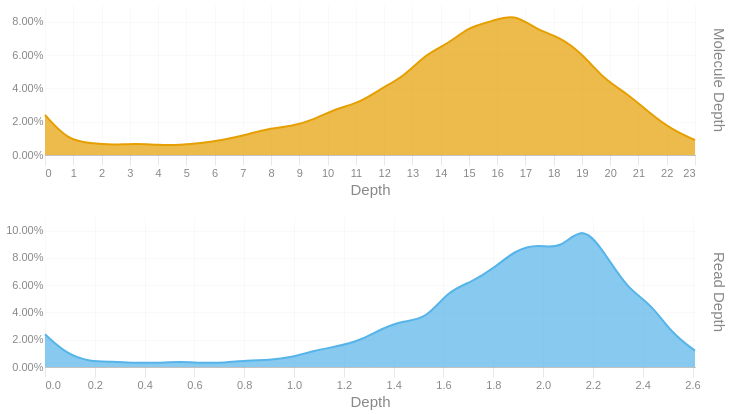

The code cell stored with this chart in its notebook:
### Code cell
readdep = depth_hist(tb['Read Depth'], q99, 3)
readdep = readdep.with_columns(pl.lit('Read Depth').alias('Metric'))
if not SKIPLR:
    moldep = depth_hist(tb['Molecule Depth'], mol_q99, 1)
    moldep = moldep.with_columns(pl.lit('Molecule Depth').alias('Metric'))
    _hist = pl.concat([readdep, moldep])
    _hist = _hist.filter(pl.col('Proportion') != 0)
    with SafeRender(_hist):
        (
            alt.Chart(_hist)        
            .mark_area(interpolate = "basis")
            .encode(
                x=alt.X('Bin:Q').scale(domainMin=0).axis(alt.Axis(title='Depth')),
                y = alt.Y('Proportion:Q', title = None).axis(format = '.2%'),
                color = alt.Color('Metric:N').legend(None),
                row = alt.Row("Metric:N").header(title = None, labelOrient = 'right'),
                tooltip = [
                    alt.Tooltip("Metric:N", title = "Metric"),
                    alt.Tooltip('Interval:N', title = "Depth Interval"),
                    alt.Tooltip('Proportion:Q', title = "% Alignments").format('.2%')
                ]
            )
            .resolve_scale(x='independent', y='independent')
            .properties(
                height = 150, width = 650,
                usermeta={'embedOptions': {'downloadFileName': f'{samplename}.depth.hist'}}
            )
        ).display()
else:
    readdep = readdep.filter(pl.col('Proportion') != 0)
    with SafeRender(readdep):
        (
            alt.Chart(readdep)        
            .mark_area(interpolate = "basis")
            .encode(
                x=alt.X('Bin:Q').scale(domainMin=0).axis(alt.Axis(title='Depth')),
                y = alt.Y('Proportion:Q', title = None).axis(format = '.2%'),
                tooltip = [
                    alt.Tooltip('Interval:N', title = "Depth Interval"),
                    alt.Tooltip('Proportion:Q', title = "% Alignments").format('.2%')
                ]
            )
            .properties(
                usermeta={'embedOptions': {'downloadFileName': f'{samplename}.depth.hist'}}
            )
        ).display()

### Figure 1 — Vega-Lite specification as saved in the notebook (floating-point values rounded to 4 significant figures)
{"width": 650, "height": 150, "config": {"title": {"anchor": "start", "dy": -15, "fontSize": 18, "color": "#888888", "subtitleColor": "#888888", "subtitleFontSize": 14}, "arc": {"fill": "#0072B2"}, "axis": {"domainColor": "#888888", "domainWidth": 0.5, "gridWidth": 0.2, "grid": false, "titleFontWeight": 400, "titleFontSize": 15, "labelFontSize": 11, "labelColor": "#888888", "tickColor": "#888888", "tickWidth": 0.2, "titleColor": "#888888"}, "axisBand": {"grid": false}, "axisX": {"grid": true, "tickSize": 10, "domainCap": "round"}, "axisY": {"domain": false, "grid": true, "tickSize": 0, "domainCap": "round"}, "background": "transparent", "header": {"labelFontSize": 15, "labelColor": "#888888", "titleFontSize": 15, "titleFontWeight": 600, "titleColor": "#888888"}, "legend": {"labelFont": "sans-serif", "labelFontSize": 12, "labelColor": "#888888", "symbolSize": 100, "symbolType": "circle", "titleFontSize": 12, "titlePadding": 10, "titleColor": "#888888", "title": null}, "range": {"category": ["#E69F00", "#56B4E9", "#009E73", "#F0E442", "#0072B2", "#D55E00", "#CC79A7", "#000000"], "diverging": ["#cfe8f3", "#a2d4ec", "#73bfe2", "#46abdb", "#1696d2", "#12719e"]}, "area": {"fill": "#0072B2", "fillOpacity": 0.7, "line": true, "strokeOpacity": 0.7}, "line": {"color": "#0072B2", "stroke": "#0072B2", "strokeWidth": 2}, "trail": {"color": "#0072B2", "stroke": "#0072B2", "strokeWidth": 0, "size": 1}, "point": {"filled": true, "fillOpacity": 1.0, "size": 95}, "text": {"color": "#888888", "fontSize": 11, "align": "right", "fontWeight": 400, "size": 11}, "bar": {"fill": "#0072B2", "stroke": null}, "view": {"stroke": null, "continuousWidth": 660, "continuousHeight": 400}}, "data": {"name": "data-34a5fa92fa7211eb157bb50721a1e5fc"}, "mark": {"type": "area", "interpolate": "basis"}, "encoding": {"color": {"field": "Metric", "legend": null, "type": "nominal"}, "row": {"field": "Metric", "header": {"title": null, "labelOrient": "right"}, "type": "nominal"}, "tooltip": [{"field": "Metric", "title": "Metric", "type": "nominal"}, {"field": "Interval", "title": "Depth Interval", "type": "nominal"}, {"field": "Proportion", "format": ".2%", "title": "% Alignments", "type": "quantitative"}], "x": {"axis": {"title": "Depth"}, "field": "Bin", "scale": {"domainMin": 0}, "type": "quantitative"}, "y": {"axis": {"format": ".2%"}, "field": "Proportion", "title": null, "type": "quantitative"}}, "resolve": {"scale": {"x": "independent", "y": "independent"}}, "usermeta": {"embedOptions": {"downloadFileName": "S6_Hudson_1199.depth.hist"}}, "$schema": "https://vega.github.io/schema/vega-lite/v6.1.0.json", "datasets": {"data-34a5fa92fa7211eb157bb50721a1e5fc": [{"Bin": 0.0, "Interval": "0.0-0.09", "Proportion": 0.024, "Metric": "Read Depth"}, {"Bin": 0.09, "Interval": "0.09-0.18", "Proportion": 0.009, "Metric": "Read Depth"}, {"Bin": 0.18, "Interval": "0.18-0.27", "Proportion": 0.004, "Metric": "Read Depth"}, {"Bin": 0.27, "Interval": "0.27-0.36", "Proportion": 0.004, "Metric": "Read Depth"}, {"Bin": 0.36, "Interval": "0.36-0.45", "Proportion": 0.003, "Metric": "Read Depth"}, {"Bin": 0.45, "Interval": "0.45-0.54", "Proportion": 0.003, "Metric": "Read Depth"}, {"Bin": 0.54, "Interval": "0.54-0.63", "Proportion": 0.004, "Metric": "Read Depth"}, {"Bin": 0.63, "Interval": "0.63-0.72", "Proportion": 0.003, "Metric": "Read Depth"}, {"Bin": 0.72, "Interval": "0.72-0.81", "Proportion": 0.003, "Metric": "Read Depth"}, {"Bin": 0.81, "Interval": "0.81-0.9", "Proportion": 0.005, "Metric": "Read Depth"}, {"Bin": 0.9, "Interval": "0.9-0.99", "Proportion": 0.005, "Metric": "Read Depth"}, {"Bin": 0.99, "Interval": "0.99-1.08", "Proportion": 0.007, "Metric": "Read Depth"}, {"Bin": 1.08, "Interval": "1.08-1.17", "Proportion": 0.012, "Metric": "Read Depth"}, {"Bin": 1.17, "Interval": "1.17-1.26", "Proportion": 0.015, "Metric": "Read Depth"}, {"Bin": 1.26, "Interval": "1.26-1.35", "Proportion": 0.019, "Metric": "Read Depth"}, {"Bin": 1.35, "Interval": "1.35-1.44", "Proportion": 0.028, "Metric": "Read Depth"}, {"Bin": 1.44, "Interval": "1.44-1.53", "Proportion": 0.034, "Metric": "Read Depth"}, {"Bin": 1.53, "Interval": "1.53-1.62", "Proportion": 0.035, "Metric": "Read Depth"}, {"Bin": 1.62, "Interval": "1.62-1.71", "Proportion": 0.056, "Metric": "Read Depth"}, {"Bin": 1.71, "Interval": "1.71-1.8", "Proportion": 0.062, "Metric": "Read Depth"}, {"Bin": 1.8, "Interval": "1.8-1.89", "Proportion": 0.072, "Metric": "Read Depth"}, {"Bin": 1.89, "Interval": "1.89-1.98", "Proportion": 0.086, "Metric": "Read Depth"}, {"Bin": 1.98, "Interval": "1.98-2.07", "Proportion": 0.09, "Metric": "Read Depth"}, {"Bin": 2.07, "Interval": "2.07-2.16", "Proportion": 0.086, "Metric": "Read Depth"}, {"Bin": 2.16, "Interval": "2.16-2.25", "Proportion": 0.105, "Metric": "Read Depth"}, {"Bin": 2.25, "Interval": "2.25-2.34", "Proportion": 0.083, "Metric": "Read Depth"}, {"Bin": 2.34, "Interval": "2.34-2.43", "Proportion": 0.057, "Metric": "Read Depth"}, {"Bin": 2.43, "Interval": "2.43-2.52", "Proportion": 0.047, "Metric": "Read Depth"}, {"Bin": 2.52, "Interval": "2.52-2.61", "Proportion": 0.024, "Metric": "Read Depth"}, {"Bin": 2.61, "Interval": "2.61-2.7", "Proportion": 0.012, "Metric": "Read Depth"}, {"Bin": 0.0, "Interval": "0.0-0.8", "Proportion": 0.024, "Metric": "Molecule Depth"}, {"Bin": 0.8, "Interval": "0.8-1.6", "Proportion": 0.009, "Metric": "Molecule Depth"}, {"Bin": 1.6, "Interval": "1.6-2.4", "Proportion": 0.007, "Metric": "Molecule Depth"}, {"Bin": 2.4, "Interval": "2.4-3.2", "Proportion": 0.006, "Metric": "Molecule Depth"}, {"Bin": 3.2, "Interval": "3.2-4.0", "Proportion": 0.007, "Metric": "Molecule Depth"}, {"Bin": 4.0, "Interval": "4.0-4.8", "Proportion": 0.006, "Metric": "Molecule Depth"}, {"Bin": 4.8, "Interval": "4.8-5.5", "Proportion": 0.006, "Metric": "Molecule Depth"}, {"Bin": 5.5, "Interval": "5.5-6.3", "Proportion": 0.007, "Metric": "Molecule Depth"}, {"Bin": 6.3, "Interval": "6.3-7.1", "Proportion": 0.009, "Metric": "Molecule Depth"}, {"Bin": 7.1, "Interval": "7.1-7.9", "Proportion": 0.012, "Metric": "Molecule Depth"}, {"Bin": 7.9, "Interval": "7.9-8.7", "Proportion": 0.016, "Metric": "Molecule Depth"}, {"Bin": 8.7, "Interval": "8.7-9.5", "Proportion": 0.017, "Metric": "Molecule Depth"}, {"Bin": 9.5, "Interval": "9.5-10.3", "Proportion": 0.021, "Metric": "Molecule Depth"}, {"Bin": 10.3, "Interval": "10.3-11.1", "Proportion": 0.028, "Metric": "Molecule Depth"}, {"Bin": 11.1, "Interval": "11.1-11.9", "Proportion": 0.031, "Metric": "Molecule Depth"}, {"Bin": 11.9, "Interval": "11.9-12.7", "Proportion": 0.04, "Metric": "Molecule Depth"}, {"Bin": 12.7, "Interval": "12.7-13.5", "Proportion": 0.047, "Metric": "Molecule Depth"}, {"Bin": 13.5, "Interval": "13.5-14.3", "Proportion": 0.061, "Metric": "Molecule Depth"}, {"Bin": 14.3, "Interval": "14.3-15.0", "Proportion": 0.067, "Metric": "Molecule Depth"}, {"Bin": 15.0, "Interval": "15.0-15.8", "Proportion": 0.077, "Metric": "Molecule Depth"}, {"Bin": 15.8, "Interval": "15.8-16.6", "Proportion": 0.08, "Metric": "Molecule Depth"}, {"Bin": 16.6, "Interval": "16.6-17.4", "Proportion": 0.085, "Metric": "Molecule Depth"}, {"Bin": 17.4, "Interval": "17.4-18.2", "Proportion": 0.075, "Metric": "Molecule Depth"}, {"Bin": 18.2, "Interval": "18.2-19.0", "Proportion": 0.071, "Metric": "Molecule Depth"}, {"Bin": 19.0, "Interval": "19.0-19.8", "Proportion": 0.061, "Metric": "Molecule Depth"}, {"Bin": 19.8, "Interval": "19.8-20.6", "Proportion": 0.045, "Metric": "Molecule Depth"}, {"Bin": 20.6, "Interval": "20.6-21.4", "Proportion": 0.037, "Metric": "Molecule Depth"}, {"Bin": 21.4, "Interval": "21.4-22.2", "Proportion": 0.025, "Metric": "Molecule Depth"}, {"Bin": 22.2, "Interval": "22.2-23.0", "Proportion": 0.015, "Metric": "Molecule Depth"}, {"Bin": 23.0, "Interval": "23.0-23.76", "Proportion": 0.009, "Metric": "Molecule Depth"}]}}
